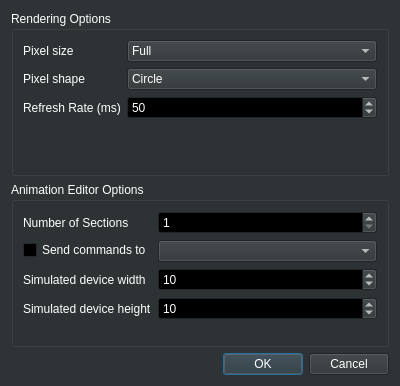
<?xml version="1.0" encoding="UTF-8"?>
<ui version="4.0">
 <class>SettingsDialog</class>
 <widget class="QDialog" name="SettingsDialog">
  <property name="geometry">
   <rect>
    <x>0</x>
    <y>0</y>
    <width>400</width>
    <height>386</height>
   </rect>
  </property>
  <property name="palette">
   <palette>
    <active>
     <colorrole role="WindowText">
      <brush brushstyle="SolidPattern">
       <color alpha="255">
        <red>255</red>
        <green>255</green>
        <blue>255</blue>
       </color>
      </brush>
     </colorrole>
     <colorrole role="Button">
      <brush brushstyle="SolidPattern">
       <color alpha="255">
        <red>46</red>
        <green>52</green>
        <blue>54</blue>
       </color>
      </brush>
     </colorrole>
     <colorrole role="Light">
      <brush brushstyle="SolidPattern">
       <color alpha="255">
        <red>69</red>
        <green>78</green>
        <blue>81</blue>
       </color>
      </brush>
     </colorrole>
     <colorrole role="Midlight">
      <brush brushstyle="SolidPattern">
       <color alpha="255">
        <red>57</red>
        <green>65</green>
        <blue>67</blue>
       </color>
      </brush>
     </colorrole>
     <colorrole role="Dark">
      <brush brushstyle="SolidPattern">
       <color alpha="255">
        <red>23</red>
        <green>26</green>
        <blue>27</blue>
       </color>
      </brush>
     </colorrole>
     <colorrole role="Mid">
      <brush brushstyle="SolidPattern">
       <color alpha="255">
        <red>30</red>
        <green>34</green>
        <blue>36</blue>
       </color>
      </brush>
     </colorrole>
     <colorrole role="Text">
      <brush brushstyle="SolidPattern">
       <color alpha="255">
        <red>255</red>
        <green>255</green>
        <blue>255</blue>
       </color>
      </brush>
     </colorrole>
     <colorrole role="BrightText">
      <brush brushstyle="SolidPattern">
       <color alpha="255">
        <red>255</red>
        <green>255</green>
        <blue>255</blue>
       </color>
      </brush>
     </colorrole>
     <colorrole role="ButtonText">
      <brush brushstyle="SolidPattern">
       <color alpha="255">
        <red>255</red>
        <green>255</green>
        <blue>255</blue>
       </color>
      </brush>
     </colorrole>
     <colorrole role="Base">
      <brush brushstyle="SolidPattern">
       <color alpha="255">
        <red>0</red>
        <green>0</green>
        <blue>0</blue>
       </color>
      </brush>
     </colorrole>
     <colorrole role="Window">
      <brush brushstyle="SolidPattern">
       <color alpha="255">
        <red>46</red>
        <green>52</green>
        <blue>54</blue>
       </color>
      </brush>
     </colorrole>
     <colorrole role="Shadow">
      <brush brushstyle="SolidPattern">
       <color alpha="255">
        <red>0</red>
        <green>0</green>
        <blue>0</blue>
       </color>
      </brush>
     </colorrole>
     <colorrole role="AlternateBase">
      <brush brushstyle="SolidPattern">
       <color alpha="255">
        <red>23</red>
        <green>26</green>
        <blue>27</blue>
       </color>
      </brush>
     </colorrole>
     <colorrole role="ToolTipBase">
      <brush brushstyle="SolidPattern">
       <color alpha="255">
        <red>255</red>
        <green>255</green>
        <blue>220</blue>
       </color>
      </brush>
     </colorrole>
     <colorrole role="ToolTipText">
      <brush brushstyle="SolidPattern">
       <color alpha="255">
        <red>0</red>
        <green>0</green>
        <blue>0</blue>
       </color>
      </brush>
     </colorrole>
    </active>
    <inactive>
     <colorrole role="WindowText">
      <brush brushstyle="SolidPattern">
       <color alpha="255">
        <red>255</red>
        <green>255</green>
        <blue>255</blue>
       </color>
      </brush>
     </colorrole>
     <colorrole role="Button">
      <brush brushstyle="SolidPattern">
       <color alpha="255">
        <red>46</red>
        <green>52</green>
        <blue>54</blue>
       </color>
      </brush>
     </colorrole>
     <colorrole role="Light">
      <brush brushstyle="SolidPattern">
       <color alpha="255">
        <red>69</red>
        <green>78</green>
        <blue>81</blue>
       </color>
      </brush>
     </colorrole>
     <colorrole role="Midlight">
      <brush brushstyle="SolidPattern">
       <color alpha="255">
        <red>57</red>
        <green>65</green>
        <blue>67</blue>
       </color>
      </brush>
     </colorrole>
     <colorrole role="Dark">
      <brush brushstyle="SolidPattern">
       <color alpha="255">
        <red>23</red>
        <green>26</green>
        <blue>27</blue>
       </color>
      </brush>
     </colorrole>
     <colorrole role="Mid">
      <brush brushstyle="SolidPattern">
       <color alpha="255">
        <red>30</red>
        <green>34</green>
        <blue>36</blue>
       </color>
      </brush>
     </colorrole>
     <colorrole role="Text">
      <brush brushstyle="SolidPattern">
       <color alpha="255">
        <red>255</red>
        <green>255</green>
        <blue>255</blue>
       </color>
      </brush>
     </colorrole>
     <colorrole role="BrightText">
      <brush brushstyle="SolidPattern">
       <color alpha="255">
        <red>255</red>
        <green>255</green>
        <blue>255</blue>
       </color>
      </brush>
     </colorrole>
     <colorrole role="ButtonText">
      <brush brushstyle="SolidPattern">
       <color alpha="255">
        <red>255</red>
        <green>255</green>
        <blue>255</blue>
       </color>
      </brush>
     </colorrole>
     <colorrole role="Base">
      <brush brushstyle="SolidPattern">
       <color alpha="255">
        <red>0</red>
        <green>0</green>
        <blue>0</blue>
       </color>
      </brush>
     </colorrole>
     <colorrole role="Window">
      <brush brushstyle="SolidPattern">
       <color alpha="255">
        <red>46</red>
        <green>52</green>
        <blue>54</blue>
       </color>
      </brush>
     </colorrole>
     <colorrole role="Shadow">
      <brush brushstyle="SolidPattern">
       <color alpha="255">
        <red>0</red>
        <green>0</green>
        <blue>0</blue>
       </color>
      </brush>
     </colorrole>
     <colorrole role="AlternateBase">
      <brush brushstyle="SolidPattern">
       <color alpha="255">
        <red>23</red>
        <green>26</green>
        <blue>27</blue>
       </color>
      </brush>
     </colorrole>
     <colorrole role="ToolTipBase">
      <brush brushstyle="SolidPattern">
       <color alpha="255">
        <red>255</red>
        <green>255</green>
        <blue>220</blue>
       </color>
      </brush>
     </colorrole>
     <colorrole role="ToolTipText">
      <brush brushstyle="SolidPattern">
       <color alpha="255">
        <red>0</red>
        <green>0</green>
        <blue>0</blue>
       </color>
      </brush>
     </colorrole>
    </inactive>
    <disabled>
     <colorrole role="WindowText">
      <brush brushstyle="SolidPattern">
       <color alpha="255">
        <red>23</red>
        <green>26</green>
        <blue>27</blue>
       </color>
      </brush>
     </colorrole>
     <colorrole role="Button">
      <brush brushstyle="SolidPattern">
       <color alpha="255">
        <red>46</red>
        <green>52</green>
        <blue>54</blue>
       </color>
      </brush>
     </colorrole>
     <colorrole role="Light">
      <brush brushstyle="SolidPattern">
       <color alpha="255">
        <red>69</red>
        <green>78</green>
        <blue>81</blue>
       </color>
      </brush>
     </colorrole>
     <colorrole role="Midlight">
      <brush brushstyle="SolidPattern">
       <color alpha="255">
        <red>57</red>
        <green>65</green>
        <blue>67</blue>
       </color>
      </brush>
     </colorrole>
     <colorrole role="Dark">
      <brush brushstyle="SolidPattern">
       <color alpha="255">
        <red>23</red>
        <green>26</green>
        <blue>27</blue>
       </color>
      </brush>
     </colorrole>
     <colorrole role="Mid">
      <brush brushstyle="SolidPattern">
       <color alpha="255">
        <red>30</red>
        <green>34</green>
        <blue>36</blue>
       </color>
      </brush>
     </colorrole>
     <colorrole role="Text">
      <brush brushstyle="SolidPattern">
       <color alpha="255">
        <red>23</red>
        <green>26</green>
        <blue>27</blue>
       </color>
      </brush>
     </colorrole>
     <colorrole role="BrightText">
      <brush brushstyle="SolidPattern">
       <color alpha="255">
        <red>255</red>
        <green>255</green>
        <blue>255</blue>
       </color>
      </brush>
     </colorrole>
     <colorrole role="ButtonText">
      <brush brushstyle="SolidPattern">
       <color alpha="255">
        <red>23</red>
        <green>26</green>
        <blue>27</blue>
       </color>
      </brush>
     </colorrole>
     <colorrole role="Base">
      <brush brushstyle="SolidPattern">
       <color alpha="255">
        <red>46</red>
        <green>52</green>
        <blue>54</blue>
       </color>
      </brush>
     </colorrole>
     <colorrole role="Window">
      <brush brushstyle="SolidPattern">
       <color alpha="255">
        <red>46</red>
        <green>52</green>
        <blue>54</blue>
       </color>
      </brush>
     </colorrole>
     <colorrole role="Shadow">
      <brush brushstyle="SolidPattern">
       <color alpha="255">
        <red>0</red>
        <green>0</green>
        <blue>0</blue>
       </color>
      </brush>
     </colorrole>
     <colorrole role="AlternateBase">
      <brush brushstyle="SolidPattern">
       <color alpha="255">
        <red>46</red>
        <green>52</green>
        <blue>54</blue>
       </color>
      </brush>
     </colorrole>
     <colorrole role="ToolTipBase">
      <brush brushstyle="SolidPattern">
       <color alpha="255">
        <red>255</red>
        <green>255</green>
        <blue>220</blue>
       </color>
      </brush>
     </colorrole>
     <colorrole role="ToolTipText">
      <brush brushstyle="SolidPattern">
       <color alpha="255">
        <red>0</red>
        <green>0</green>
        <blue>0</blue>
       </color>
      </brush>
     </colorrole>
    </disabled>
   </palette>
  </property>
  <property name="windowTitle">
   <string>Settings</string>
  </property>
  <layout class="QGridLayout" name="gridLayout">
   <item row="2" column="0">
    <widget class="QDialogButtonBox" name="buttonBox">
     <property name="orientation">
      <enum>Qt::Horizontal</enum>
     </property>
     <property name="standardButtons">
      <set>QDialogButtonBox::Cancel|QDialogButtonBox::Ok</set>
     </property>
    </widget>
   </item>
   <item row="0" column="0">
    <widget class="QGroupBox" name="pixelGroupBox">
     <property name="title">
      <string>Rendering Options</string>
     </property>
     <property name="flat">
      <bool>true</bool>
     </property>
     <layout class="QGridLayout" name="gridLayout_2">
      <item row="2" column="0">
       <layout class="QFormLayout" name="formLayout_3">
        <item row="0" column="0">
         <widget class="QLabel" name="label">
          <property name="text">
           <string>Pixel size</string>
          </property>
         </widget>
        </item>
        <item row="0" column="1">
         <widget class="QComboBox" name="paddingComboBox">
          <item>
           <property name="text">
            <string>Full</string>
           </property>
          </item>
          <item>
           <property name="text">
            <string>Large</string>
           </property>
          </item>
          <item>
           <property name="text">
            <string>Medium</string>
           </property>
          </item>
          <item>
           <property name="text">
            <string>Small</string>
           </property>
          </item>
         </widget>
        </item>
        <item row="1" column="0">
         <widget class="QLabel" name="label_2">
          <property name="text">
           <string>Pixel shape</string>
          </property>
         </widget>
        </item>
        <item row="1" column="1">
         <widget class="QComboBox" name="pixelShapeComboBox">
          <property name="currentText">
           <string>Square</string>
          </property>
          <item>
           <property name="text">
            <string>Circle</string>
           </property>
          </item>
          <item>
           <property name="text">
            <string>Square</string>
           </property>
          </item>
         </widget>
        </item>
        <item row="2" column="0">
         <widget class="QLabel" name="label_3">
          <property name="text">
           <string>Refresh Rate (ms)</string>
          </property>
         </widget>
        </item>
        <item row="2" column="1">
         <widget class="QSpinBox" name="refreshSpinBox">
          <property name="minimum">
           <number>10</number>
          </property>
          <property name="maximum">
           <number>10000</number>
          </property>
          <property name="value">
           <number>50</number>
          </property>
         </widget>
        </item>
       </layout>
      </item>
     </layout>
    </widget>
   </item>
   <item row="1" column="0">
    <widget class="QGroupBox" name="animationEditorGroupBox">
     <property name="title">
      <string>Animation Editor Options</string>
     </property>
     <property name="flat">
      <bool>true</bool>
     </property>
     <layout class="QGridLayout" name="gridLayout_3">
      <item row="0" column="0">
       <layout class="QFormLayout" name="animationEditorLayout">
        <item row="1" column="0">
         <widget class="QCheckBox" name="serialCheckBox">
          <property name="text">
           <string>Send commands to</string>
          </property>
         </widget>
        </item>
        <item row="1" column="1">
         <widget class="QComboBox" name="serialPortComboBox"/>
        </item>
        <item row="2" column="0">
         <widget class="QLabel" name="simulatedDeviceWidthLabel">
          <property name="text">
           <string>Simulated device width</string>
          </property>
         </widget>
        </item>
        <item row="3" column="0">
         <widget class="QLabel" name="simulatedDeviceHeightLabel">
          <property name="text">
           <string>Simulated device height</string>
          </property>
         </widget>
        </item>
        <item row="2" column="1">
         <widget class="QSpinBox" name="simulatedWidthSpinBox">
          <property name="minimum">
           <number>1</number>
          </property>
          <property name="maximum">
           <number>1000</number>
          </property>
          <property name="value">
           <number>10</number>
          </property>
         </widget>
        </item>
        <item row="3" column="1">
         <widget class="QSpinBox" name="simulatedHeightSpinBox">
          <property name="minimum">
           <number>1</number>
          </property>
          <property name="maximum">
           <number>1000</number>
          </property>
          <property name="value">
           <number>10</number>
          </property>
         </widget>
        </item>
        <item row="0" column="0">
         <widget class="QLabel" name="label_4">
          <property name="text">
           <string>Number of Sections</string>
          </property>
         </widget>
        </item>
        <item row="0" column="1">
         <widget class="QSpinBox" name="numSectionsSpinBox">
          <property name="minimum">
           <number>1</number>
          </property>
          <property name="maximum">
           <number>255</number>
          </property>
         </widget>
        </item>
       </layout>
      </item>
     </layout>
    </widget>
   </item>
  </layout>
 </widget>
 <resources/>
 <connections>
  <connection>
   <sender>buttonBox</sender>
   <signal>accepted()</signal>
   <receiver>SettingsDialog</receiver>
   <slot>accept()</slot>
   <hints>
    <hint type="sourcelabel">
     <x>248</x>
     <y>254</y>
    </hint>
    <hint type="destinationlabel">
     <x>157</x>
     <y>274</y>
    </hint>
   </hints>
  </connection>
  <connection>
   <sender>buttonBox</sender>
   <signal>rejected()</signal>
   <receiver>SettingsDialog</receiver>
   <slot>reject()</slot>
   <hints>
    <hint type="sourcelabel">
     <x>316</x>
     <y>260</y>
    </hint>
    <hint type="destinationlabel">
     <x>286</x>
     <y>274</y>
    </hint>
   </hints>
  </connection>
 </connections>
</ui>
